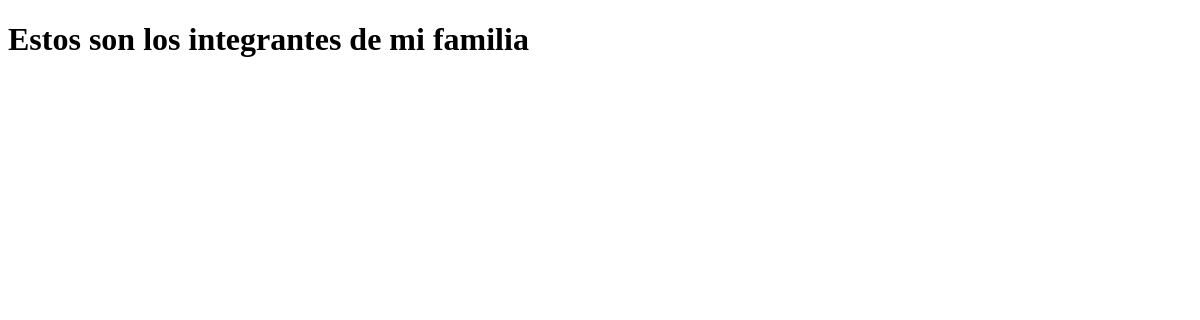
The app's page /mi_familia/, older data.
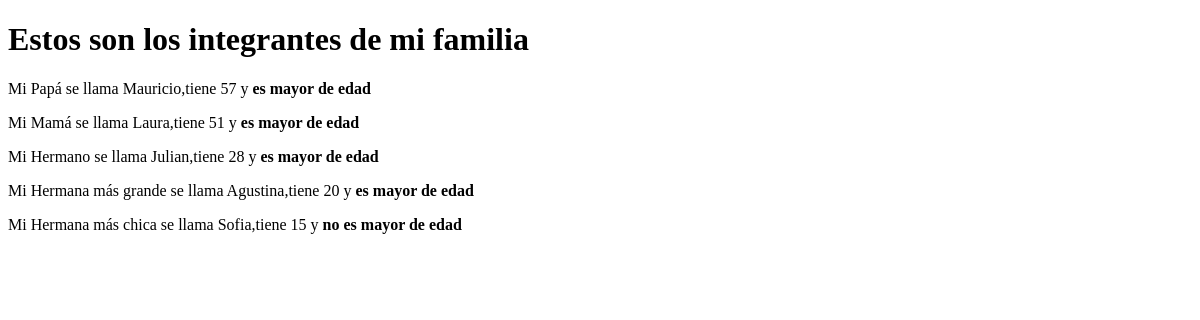
The same page, newer data.
### familia/models.py (models this page shows)
class Familia(models.Model):
    nombre = models.CharField(max_length=20)
    edad = models.IntegerField()
    mayor_de_edad = models.BooleanField()
    parentesco = models.CharField(default = 'some value', max_length=20)

### familia/views.py (the view)
# urls.py: path('mi_familia/', lista_familiares)
def lista_familiares (request):
    familiares = Familia.objects.all()
    context = {
        'familiares' : familiares
    }
    return render (request, 'familia.html', context=context)

### templates/familia.html (shortened to what this page needs)
<!DOCTYPE html>
<html lang="es">
<head>
</head>
<body>
    <h1>Estos son los integrantes de mi familia</h1>
    <p> {% for familiar in familiares %} </p>
    <p> Mi {{familiar.parentesco}} se llama {{familiar.nombre}},tiene {{familiar.edad}} y
        {% if familiar.mayor_de_edad == True %} <b> es mayor de edad </b>
        {%else%} {% if familiar.mayor_de_edad == False %} <b> no es mayor de edad </b>
        {%endif%}
        {%endif%}
        {%endfor%}
    </p>
</body>
</html>

Row changes from the older to the newer data that the page shows:
added Familia: parentesco "Papá", nombre "Mauricio", edad "57", mayor_de_edad "es mayor de edad"
added Familia: parentesco "Mamá", nombre "Laura", edad "51", mayor_de_edad "es mayor de edad"
added Familia: parentesco "Hermano", nombre "Julian", edad "28", mayor_de_edad "es mayor de edad"
added Familia: parentesco "Hermana más grande", nombre "Agustina", edad "20", mayor_de_edad "es mayor de edad"
added Familia: parentesco "Hermana más chica", nombre "Sofia", edad "15", mayor_de_edad "no es mayor de edad"
